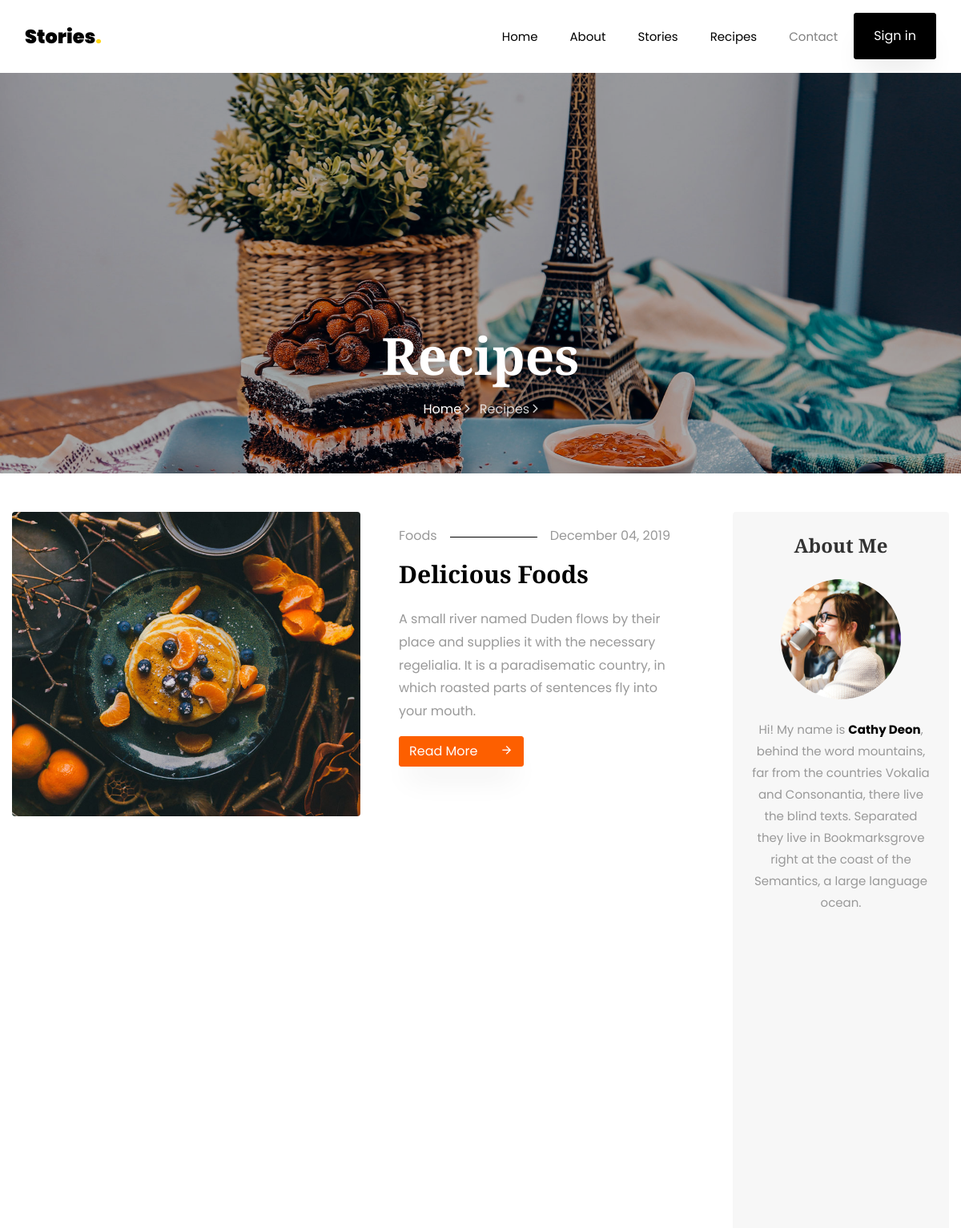
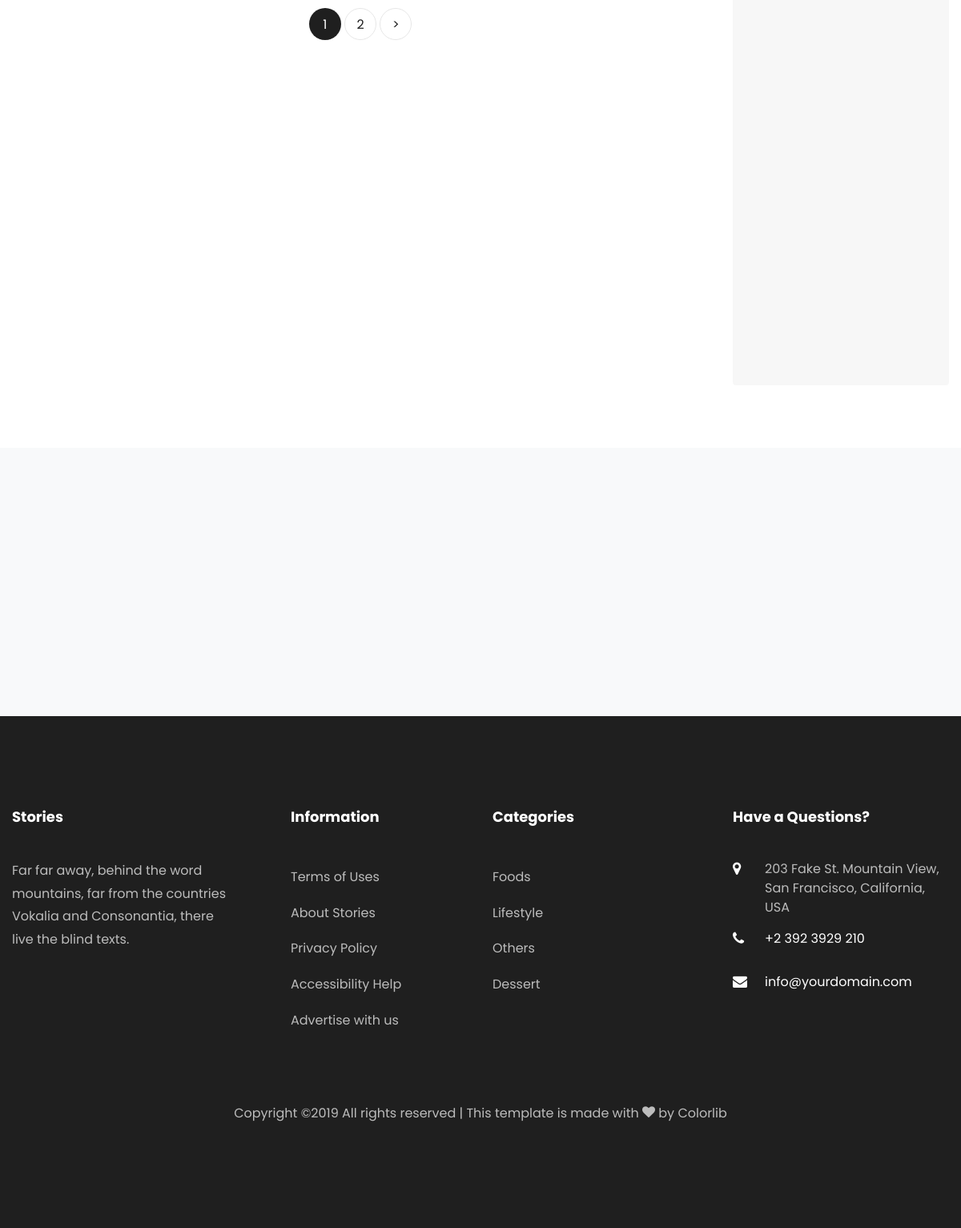
The app's page /recipes/ with its own data (2 pictures, top to bottom).
### stories/models.py (models this page shows, shortened)
class Recipe(models.Model):
    title = models.CharField(max_length=50, blank=False, null=True)
    created_at = models.DateField(auto_now_add=True)
    image = models.ImageField(upload_to='recipes', blank=False, null=True)
    description = models.TextField(blank=False)
    long_description = RichTextField('Long description')
    category = models.ForeignKey('Category', on_delete=models.CASCADE, related_name='recipes', null=True)
    updated_at = models.DateField(auto_now = True)
    class Meta:
        ordering=('created_at',)
        verbose_name='Recipe'
        verbose_name_plural='Recipes'

class Category(models.Model):
    title = models.CharField(max_length=50, blank=False, null=False)
    image = models.ImageField(upload_to='categories', blank=False)
    created_at = models.DateTimeField(auto_now_add=True)
    updated_at = models.DateTimeField(auto_now = True)
    class Meta:
        ordering=('created_at',)
        verbose_name='Category'
        verbose_name_plural='Categories'

### stories/views.py (the view)
# urls.py: path('recipes/', RecipeView.as_view(), name='recipes'),
class RecipeView(ListView):
    model = Recipe
    template_name = 'stories/recipes.html'
    context_object_name = 'recipes'
    paginate_by = 2
    def get_context_data(self, **kwargs):
        context = super().get_context_data(**kwargs)
        context['categories']= Category.objects.all()
        return context

### stories/templatetags/base_filters.py (called while the page is built)
@register.simple_tag
def get_categories():
    return Category.objects.all()

### stories/templates/stories/recipes.html (shortened to what this page needs)
{% extends 'base/index.html' %}
{% load static %}
{% block content %}
<section class="hero-wrap hero-wrap-2" style="background-image: url('{% static "images/bg_4.jpg"%}');">
    <div class="overlay"></div>
    <div class="container">
        <div class="row no-gutters slider-text align-items-end justify-content-center">
            <div class="col-md-9 ftco-animate pb-5 text-center">
                <h1 class="mb-3 bread">Recipes</h1>
                <p class="breadcrumbs"><span class="mr-2"><a href="index.html">Home <i
                        class="ion-ios-arrow-forward"></i></a></span> <span>Recipes <i
                        class="ion-ios-arrow-forward"></i></span></p>
            </div>
        </div>
    </div>
</section>
<section class="ftco-section">
    <div class="container">
        <div class="row">
            <div class="col-lg-9">
                <div class="row">
                    {% for recipe in recipes %}
                    <div class="col-md-6 col-lg-12 ftco-animate">
                        <div class="blog-entry d-lg-flex">
                            <div class="half">
                                <a href="{% url 'stories:single' recipe.id %}" class="img d-flex align-items-end" style="background-image: url({{recipe.image.url}});">
                                </a>
                            </div>
                            <div class="text px-md-4 px-lg-5 half pt-3">
                                <p class="meta d-flex"><span class="pr-3">{{ recipe.category.title }}</span><span class="ml-auto pl-3">{{ recipe.created_at|date:"F d, Y "}}</span>
                                </p>
                                <h3><a href="{% url 'stories:single' recipe.id %}">{{ recipe.title }}</a></h3>
                                <p>{{ recipe.description }}
                                </p>
                                <p class="mb-0"><a href="{% url 'stories:single' recipe.id %}" class="btn btn-primary">Read More <span
                                        class="icon-arrow_forward ml-4"></span></a></p>
                            </div>
                        </div>
                    </div>
                    {% endfor%}
                </div>
                <div class="row mt-5">
                    <div class="col text-center">
                        <div class="block-27">
                            <ul>
                                {% for page in page_obj.paginator.page_range %}
                                {% if page == page_obj.number%}
                                <li class="active"><span>{{page}}</span></li>
                                {% else %}
                                <li><a href="?page={{page}}">{{ page }}</a></li>
                                {%endif%}
                                {% endfor %}
                                {% if page_obj.has_next%}
                                <li><a href="?page={{page_obj.next_page_number}}">&gt;</a></li>
                                {% endif %}
                            </ul>
                        </div>
                    </div>
                </div>
            </div>
            <div class="col-lg-3">
                <div class="sidebar-wrap">
                    <div class="sidebar-box p-4 about text-center ftco-animate">
                        <h2 class="heading mb-4">About Me</h2>
                        <img src='{% static "images/author.jpg"%}' class="img-fluid" alt="Colorlib Template">
                        <div class="text pt-4">
                            <p>Hi! My name is <strong>Cathy Deon</strong>, behind the word mountains, far from the
                                countries Vokalia and Consonantia, there live the blind texts. Separated they live in
                                Bookmarksgrove right at the coast of the Semantics, a large language ocean.</p>
                        </div>
                    </div>
                </div>
            </div>
        </div>
    </div>
</section>
<section class="ftco-subscribe ftco-section bg-light">
    <div class="overlay">
        <div class="container">
            <div class="row d-flex justify-content-center">
            </div>
        </div>
    </div>
</section>
{% endblock content %}

### accounts/templates/partials/footer.html (shortened to what this page needs)
{% load base_filters %}
<footer class="ftco-footer ftco-footer-2 ftco-section">
    <div class="container">
        <div class="row mb-5">
            <div class="col-md">
                <div class="ftco-footer-widget mb-4">
                    <h2 class="ftco-heading-2">Stories</h2>
                    <p>Far far away, behind the word mountains, far from the countries Vokalia and Consonantia, there
                        live the blind texts.</p>
                    <ul class="ftco-footer-social list-unstyled float-md-left float-lft mt-5">
                    </ul>
                </div>
            </div>
            <div class="col-md">
                <div class="ftco-footer-widget mb-4 ml-md-5">
                    <h2 class="ftco-heading-2">Information</h2>
                    <ul class="list-unstyled">
                        <li><a href="#" class="py-2 d-block">Terms of Uses</a></li>
                        <li><a href="#" class="py-2 d-block">About Stories</a></li>
                        <li><a href="#" class="py-2 d-block">Privacy Policy</a></li>
                        <li><a href="#" class="py-2 d-block">Accessibility Help</a></li>
                        <li><a href="#" class="py-2 d-block">Advertise with us</a></li>
                    </ul>
                </div>
            </div>
            <div class="col-md">
                <div class="ftco-footer-widget mb-4">
                    <h2 class="ftco-heading-2">Categories</h2>
                    <ul class="list-unstyled">
                        {% get_categories as categories %}
                        {% for category in categories|slice:"5" %}
                        <li><a href="#" class="py-2 d-block">{{category.title}}</a></li>
                        {% endfor %}
                    </ul>
                </div>
            </div>
            <div class="col-md">
                <div class="ftco-footer-widget mb-4">
                    <h2 class="ftco-heading-2">Have a Questions?</h2>
                    <div class="block-23 mb-3">
                        <ul>
                            <li><span class="icon icon-map-marker"></span><span class="text">203 Fake St. Mountain View, San Francisco, California, USA</span>
                            </li>
                            <li><a href="#"><span class="icon icon-phone"></span><span
                                    class="text">+2 392 3929 210</span></a></li>
                            <li><a href="#"><span class="icon icon-envelope"></span><span class="text">info@yourdomain.com</span></a>
                            </li>
                        </ul>
                    </div>
                </div>
            </div>
        </div>
        <div class="row">
            <div class="col-md-12 text-center">
                <p>
                    Copyright &copy;<script>document.write(new Date().getFullYear());</script>
                    All rights reserved | This template is made with <i class="icon-heart color-danger"
                                                                        aria-hidden="true"></i> by <a
                            href="https://colorlib.com" target="_blank">Colorlib</a>
                    </p>
            </div>
        </div>
    </div>
</footer>

### static/css/icomoon.css (style rules this page uses)
[class^="icon-"], [class*=" icon-"] { font-family: 'icomoon' !important; speak: none; font-style: normal; font-weight: normal; font-variant: normal; text-transform: none; line-height: 1; -webkit-font-smoothing: antialiased; -moz-osx-font-smoothing: grayscale; }
.icon-heart:before { content: "\f004"; }
.icon-map-marker:before { content: "\f041"; }
.icon-phone:before { content: "\f095"; }
.icon-envelope:before { content: "\f0e0"; }
.icon-arrow_forward:before { content: "\e5c8"; }

### records on screen
Recipe: image (picture), category "Foods", created_at "December 04, 2019", title "Delicious Foods", description "A small river named Duden flows by their place and supplies it with the necessary regelialia. It is a paradisematic country, in which roasted parts of sentences fly into your mouth."
Category: title "Foods"
Category: title "Lifestyle"
Category: title "Others"
Category: title "Dessert"

### other values on screen
{{ page }} "1"
{{ page }} "2"
